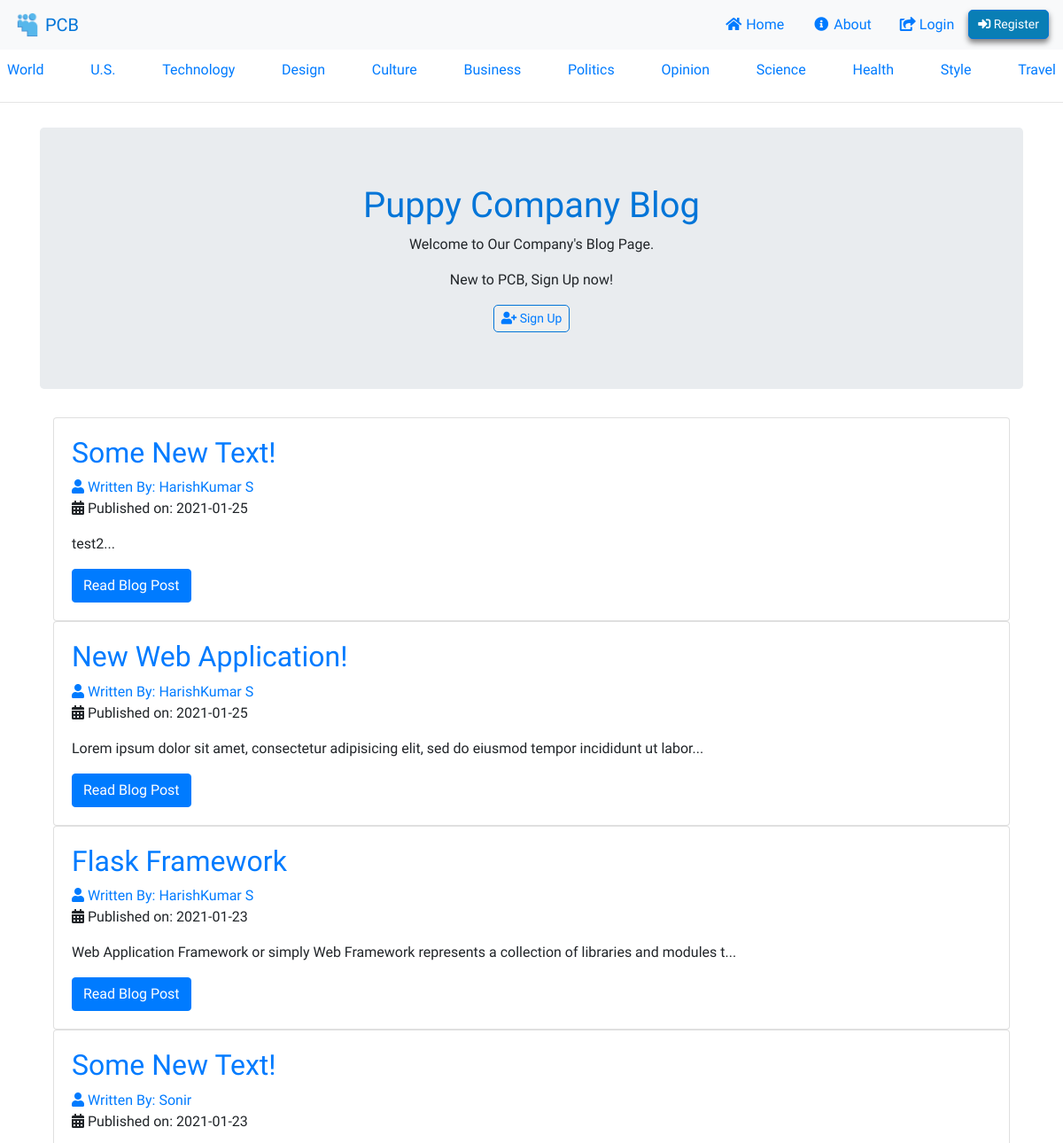
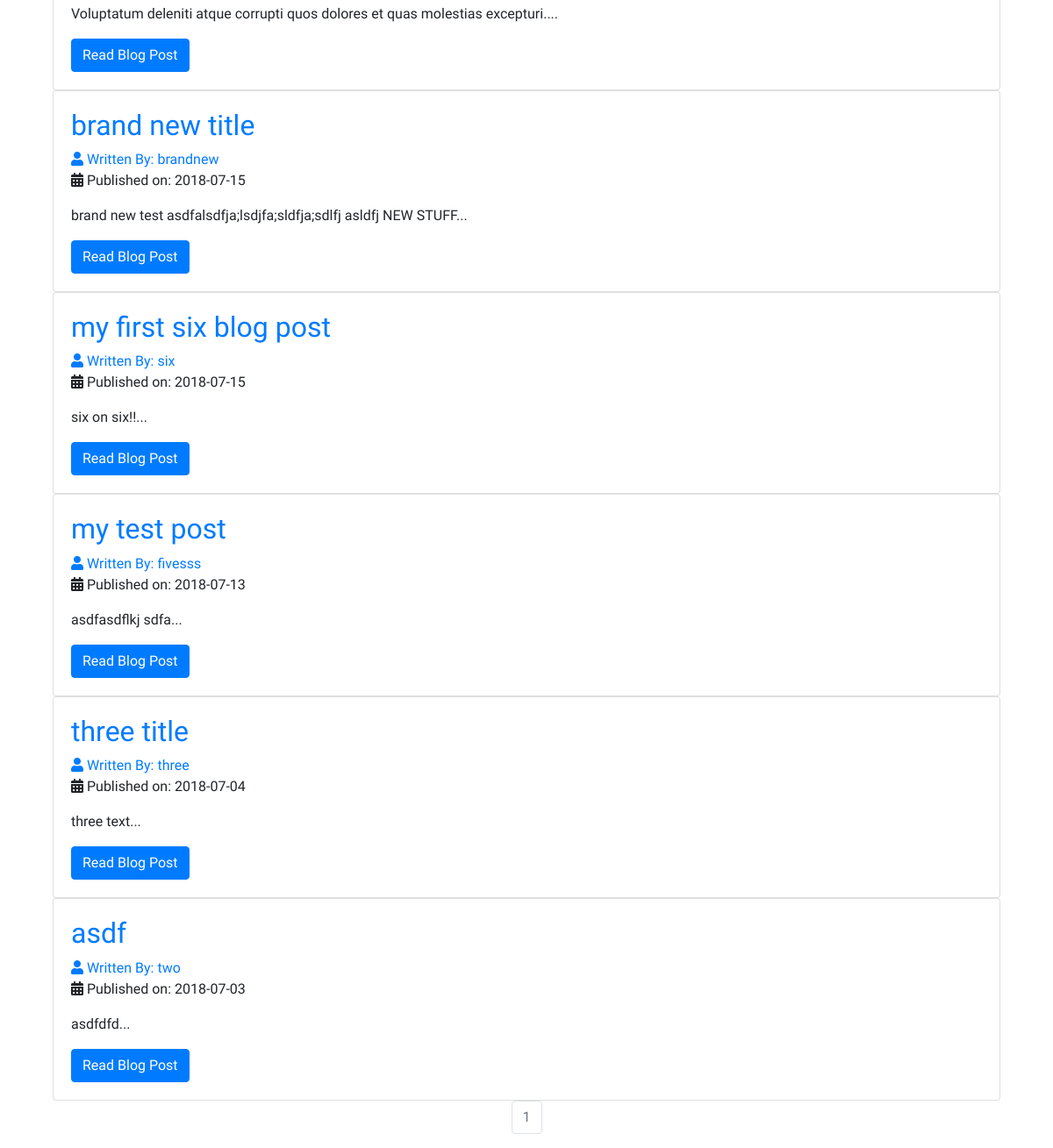
The page /home on the database its author committed (2 pictures, top to bottom).
### puppycompanyblog/models.py (models this page shows, shortened)
class BlogPost(db.Model):
    users = db.relationship(User)
    id = db.Column(db.Integer, primary_key=True)
    user_id = db.Column(db.Integer, db.ForeignKey('users.id'), nullable=False)
    date = db.Column(db.DateTime, nullable=False, default=datetime.utcnow)
    title = db.Column(db.String(140), nullable=False)
    text = db.Column(db.Text, nullable=False)

class User(db.Model, UserMixin):
    __tablename__ = 'users'
    id = db.Column(db.Integer, primary_key = True)
    profile_image = db.Column(db.String(20), nullable=False, default='default_profile.png')
    email = db.Column(db.String(64), unique=True, index=True)
    username = db.Column(db.String(64), unique=True, index=True)
    password_hash = db.Column(db.String(128))
    posts = db.relationship('BlogPost', backref='author', lazy=True)

### puppycompanyblog/core/views.py (the view)
@core.route('/')
@core.route('/home')
def index():
    page = request.args.get('page', 1, type=int)
    blog_posts = BlogPost.query.order_by(BlogPost.date.desc()).paginate(page=page, per_page=10)
    return render_template('index.html',blog_posts=blog_posts)

### puppycompanyblog/templates/index.html (shortened to what this page needs)
{% extends "base.html" %}
{% block content %}
<div id="myDiv" class="animate-bottom">
  <div class="jumbotron" style="margin-top: -35px;">
    <h1 style="color: #0275d8">Puppy Company Blog</h1>
    <p>Welcome to Our Company's Blog Page.</p>
    {% if current_user.is_authenticated %}
    <button class="btn btn-sm" style="
           color: white; border: 1px solid #0275d8; border-radius: 5px;"><a  href="{{ url_for('blog_posts.create_post') }}" style="text-decoration: none;"><i class="fas fa-plus-square"></i>  Create a Post</a></button>
    {% else %}
    <p>New to PCB, Sign Up now!</p>
    <button class="btn btn-sm" style="
           color: white; border: 1px solid #0275d8; border-radius: 5px;"><a  href="{{ url_for('users.register') }}" style="text-decoration: none;"><i class="fas fa-user-plus"></i>  Sign Up</a></button>
    {% endif %}
  </div>
</div>
  <div class="container">
    {% for post in blog_posts.items %}
    <div class="card" >
      <div class="card-body">
        <h2><a class="card-title" href="  {{ url_for('blog_posts.blog_post', blog_post_id=post.id) }}">{{ post.title }}</a></h2>
        <a href="{{ url_for('users.user_posts', username=post.author.username) }}"><i class="fas fa-user"></i>  Written By: {{ post.author.username }}</a>
        <p><i class="fas fa-calendar-alt"></i>  Published on: {{ post.date.strftime('%Y-%m-%d') }}</p>
        <p class="card-text">{{ post.text[:100] }}...</p>
        <a href="{{ url_for('blog_posts.blog_post', blog_post_id=post.id) }}" class="btn btn-primary">Read Blog Post</a>
      </div>
    </div>
   {% endfor %}
   <nav aria-label="Page navigation example">
     <ul class="pagination justify-content-center">
       {% for page_num in blog_posts.iter_pages(left_edge=1, right_edge=1, left_current=1, right_current=2) %}
          {% if blog_posts.page == page_num %}
          <li class="page-item disabled">
            <a class="page-link" href="{{ url_for('core.index', page=page_num) }}">{{ page_num }}</a></li>
          {% else %}
            <li class="page-item"><a class="page-link" href="{{ url_for('core.index', page=page_num) }}">{{ page_num }}</a></li>
          {% endif %}
      {% endfor %}
   </ul>
   </nav>
{% endblock %}

### puppycompanyblog/static/master.css (style rules this page uses)
* { font-family: 'Comfortaa', cursive; }
.animate-bottom { position: relative; -webkit-animation-name: animatebottom; -webkit-animation-duration: 1s; animation-name: animatebottom; animation-duration: 1s }
#myDiv { display: none; text-align: center; }

### rows shown on the page
BlogPost: title "Some New Text!", author.username "HarishKumar S", date "2021-01-25", text "test2"
BlogPost: title "New Web Application!", author.username "HarishKumar S", date "2021-01-25", text "Lorem ipsum dolor sit amet, consectetur adipisicing elit, sed do eiusmod tempor incididunt ut labor"
BlogPost: title "Flask Framework", author.username "HarishKumar S", date "2021-01-23", text "Web Application Framework or simply Web Framework represents a collection of libraries and modules t"
BlogPost: title "Some New Text!", author.username "Sonir", date "2021-01-23", text "Voluptatum deleniti atque corrupti quos dolores et quas molestias excepturi."
BlogPost: title "brand new title", author.username "brandnew", date "2018-07-15", text "brand new test asdfalsdfja;lsdjfa;sldfja;sdlfj asldfj NEW STUFF"
BlogPost: title "my first six blog post", author.username "six", date "2018-07-15", text "six on six!!"
BlogPost: title "my test post", author.username "fivesss", date "2018-07-13", text "asdfasdflkj sdfa"
BlogPost: title "three title", author.username "three", date "2018-07-04", text "three text"
BlogPost: title "asdf", author.username "two", date "2018-07-03", text "asdfdfd"

### other values the page prints
{{ page_num }} "1"
